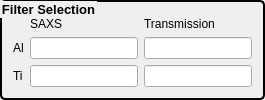
         <widget class="QGroupBox" name="groupBox_14">
          <property name="font">
           <font>
            <pointsize>10</pointsize>
            <weight>75</weight>
            <bold>true</bold>
           </font>
          </property>
          <property name="styleSheet">
           <string notr="true">QGroupBox { 
     border: 2px solid black; 
     border-radius: 5px; 
 } </string>
          </property>
          <property name="title">
           <string>Filter Selection</string>
          </property>
          <layout class="QGridLayout" name="gridLayout_5">
           <item row="0" column="2">
            <spacer name="verticalSpacer_11">
             <property name="orientation">
              <enum>Qt::Vertical</enum>
             </property>
             <property name="sizeHint" stdset="0">
              <size>
               <width>20</width>
               <height>2</height>
              </size>
             </property>
            </spacer>
           </item>
           <item row="1" column="1">
            <widget class="QLabel" name="label_60">
             <property name="text">
              <string>SAXS</string>
             </property>
            </widget>
           </item>
           <item row="1" column="2">
            <widget class="QLabel" name="label_50">
             <property name="text">
              <string>Transmission</string>
             </property>
            </widget>
           </item>
           <item row="2" column="0">
            <widget class="QLabel" name="label_35">
             <property name="text">
              <string>Al</string>
             </property>
            </widget>
           </item>
           <item row="2" column="1">
            <widget class="caTextEntry" name="catextentry_79">
             <property name="channel" stdset="0">
              <string notr="true">12idcSAXS:SAXS_AlFilter.VAL</string>
             </property>
             <property name="background">
              <color>
               <red>115</red>
               <green>215</green>
               <blue>253</blue>
              </color>
             </property>
             <property name="colorMode">
              <enum>caLineEdit::Static</enum>
             </property>
            </widget>
           </item>
           <item row="2" column="2">
            <widget class="caTextEntry" name="catextentry_80">
             <property name="channel" stdset="0">
              <string notr="true">12idcSAXS:Trans_AlFilter.VAL</string>
             </property>
             <property name="background">
              <color>
               <red>115</red>
               <green>215</green>
               <blue>253</blue>
              </color>
             </property>
             <property name="colorMode">
              <enum>caLineEdit::Static</enum>
             </property>
            </widget>
           </item>
           <item row="3" column="0">
            <widget class="QLabel" name="label_36">
             <property name="text">
              <string>Ti</string>
             </property>
            </widget>
           </item>
           <item row="3" column="1">
            <widget class="caTextEntry" name="catextentry_83">
             <property name="channel" stdset="0">
              <string notr="true">12idcSAXS:SAXS_TiFilter.VAL</string>
             </property>
             <property name="background">
              <color>
               <red>115</red>
               <green>215</green>
               <blue>253</blue>
              </color>
             </property>
             <property name="colorMode">
              <enum>caLineEdit::Static</enum>
             </property>
            </widget>
           </item>
           <item row="3" column="2">
            <widget class="caTextEntry" name="catextentry_82">
             <property name="channel" stdset="0">
              <string notr="true">12idcSAXS:Trans_TiFilter.VAL</string>
             </property>
             <property name="background">
              <color>
               <red>115</red>
               <green>215</green>
               <blue>253</blue>
              </color>
             </property>
             <property name="colorMode">
              <enum>caLineEdit::Static</enum>
             </property>
            </widget>
           </item>
          </layout>
         </widget>
